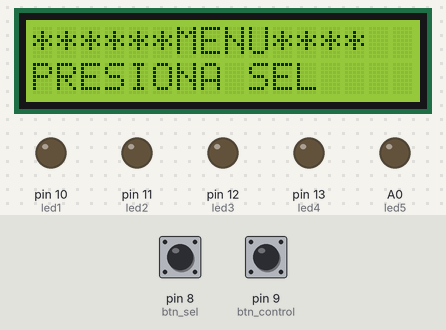
Simulated run of this sketch. Board: Arduino Uno, built with avr-gcc and run on an emulated ATmega328P. On the bench: 16×2 character LCD, output pins drawn as LEDs (lit = HIGH). Dashed ring = blinking. The test bench sets the inputs (shaded band); at power-on: pin 8 (btn_sel) HIGH, pin 9 (btn_control) HIGH.

Above: at 1.7 s.
1.8 s: pin 8 (btn_sel) pulled LOW for 1 s
At 3.7 s:
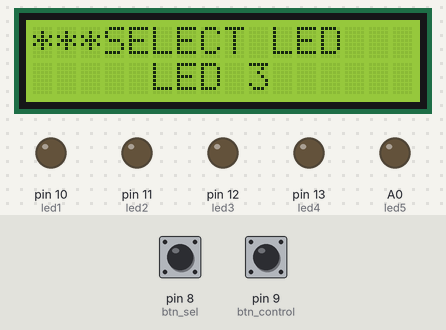
4.3 s: pin 9 (btn_control) pulled LOW for 1 s
At 4.45 s:
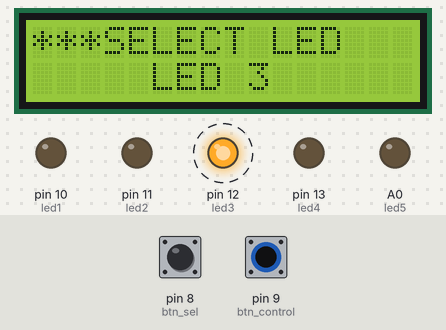
6.8 s: pin 8 (btn_sel) pulled LOW for 0.15 s
At 7.9 s:
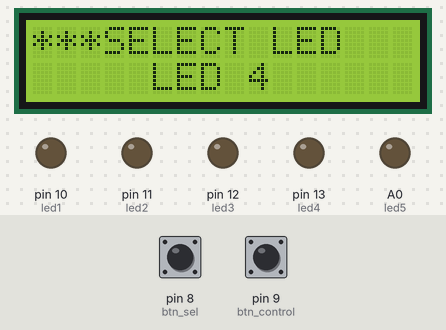
8.4 s: pin 9 (btn_control) pulled LOW for 0.15 s
At 9.1 s:
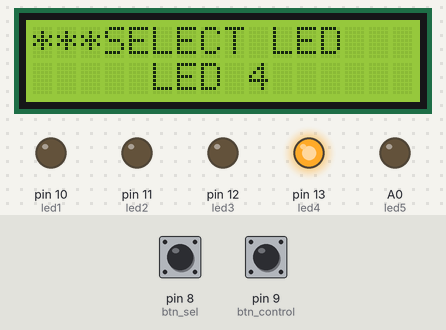
10.0 s: pin 9 (btn_control) pulled LOW for 3.2 s
At 10.45 s:
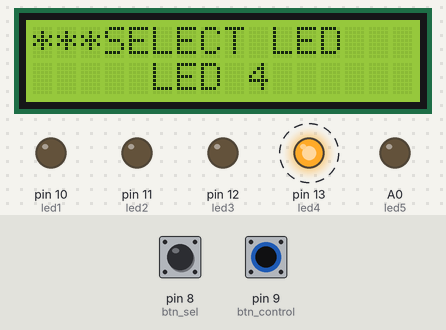
Timing chart, 0 to 14.5 s (numbered marks = the images above; inputs shaded):
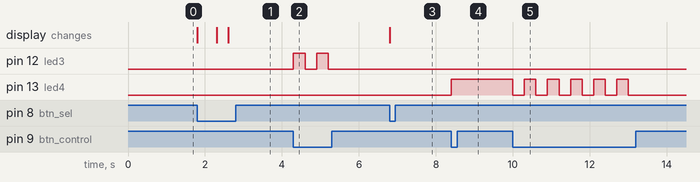

The sketch:

Menu_lcd.ino
```cpp
/*PROGRAMA CONTROLA 5 SALIDAS MEDIANTE UN MENÚ VISUALIZADO EN LA LCD
*/
#include<LiquidCrystal.h>//CARGAR LA LIBRERIA DE LA LCD

const int rs = 7, en = 6, d4 = 5, d5 = 4, d6 = 3, d7 = 2;

//INICIALIZA LA CONFIGURACION DE PINES DE LA LCD CON EL ARDUINO
LiquidCrystal lcd(rs, en, d4, d5, d6, d7);

//DEFINICION DE BOTONES Y LEDS
int btn_sel = 8;
int btn_control = 9;

int led1 = 10;
int led2 = 11;
int led3 = 12;
int led4 = 13;
int led5 = A0;

//PROTOTIPOS DE FUNCIONES
void c_led1();
void c_led2();
void c_led3();
void c_led4();
void c_led5();

void setup()
{
  lcd.begin(16, 2); // INICIA LA LCD

  //DEFINE LOS PINES COMO ENTRADAS Y SALIDAS
  pinMode(btn_sel, INPUT_PULLUP);//DECLARA EL BOTON COMO ENTRADA
  pinMode(btn_control, INPUT_PULLUP);//DECLARA EL BOTON COMO ENTRADA

  //DECLARA LOS PINES DE LED COMO SALIDA
  pinMode(led1, OUTPUT);
  pinMode(led2, OUTPUT);
  pinMode(led3, OUTPUT);
  pinMode(led4, OUTPUT);
  pinMode(led5, OUTPUT);

  lcd.setCursor(0, 0);//POSICIONA EL CURSOR DE LCD EN 0,0
  lcd.print("******MENU****");//IMPRIME "****MENU***"

  lcd.setCursor(0, 1);//POSICIONA EL CURSOR DE LCD EN 1,1
  lcd.print("PRESIONA SEL");//IMPRIME "PRESIONA SELECT"

  delay(500);//ESPERA 500 MILISEGUNDOS
}

void loop()
{
  if (digitalRead(btn_sel) == LOW) //TOMA DE DESICION AL PRESIONAR BOTON SELECCION
  {
    lcd.clear();//LIMPIA LA PANTALLA

    lcd.setCursor(0, 0); //POSICIONA EL CURSOR DE LA LCD EN 0,0
    lcd.print("***SELECT LED");//IMPRIME LA SELECCION LED

    lcd.setCursor(5, 1);//POSICIONA EL CURSOR DE LA LCD EN 0,0
    lcd.print("LED 1");//IMPRIME "LED1"

    delay(500);//ESPERA 500 MILISEGUNDOS

    c_led1();//MANDA LLAMR LA FUNCION C_LED1 (MENU LED 1)
  }
}

//***********INICIO DE MENU LED 1*************
void c_led1()
{
  while (1)
  {
    if (digitalRead(btn_sel) == LOW)//TOMA DE DESICION SI BOTON SELECCION FUE PRESIONADO
    {
      lcd.setCursor(5, 1);//POSICIONA EL CURSOR EN 10,1
      lcd.print("LED 2");//IMPRIME 2

      delay(300);//ESPERA 300 MILISEGUNDOS

      c_led2();//MANDA LLAMR LA FUNCION C_LED1 (MENU LED 1)
    }

    if (digitalRead(btn_control) == LOW)//TOMA DE DESICION SI BOTON CONTROL FUE PRESIONADO
    {
      if (digitalRead(led1) == LOW)//SI LED 1 FUE SELECCIONADO
      {
        digitalWrite(led1,HIGH);//ENCIENDE LED 1
      }
      else //SINO
      {
        digitalWrite(led1,LOW);//APAGA LED1
      }

      delay(300);//ESPERA 300 MILISEGUNDOS
    }
  }
}

//************** LED 2**************
void c_led2() //FUNCION C_LED2
{
  while (1)
  {
    if (digitalRead(btn_sel) == LOW)//SI BOTON SELECCION ES
    {
      lcd.setCursor(5, 1);//POSICIONA CURSOR EN 10,1
      lcd.print("LED 3");//IMPRIME 3

      delay(300);//ESPERA 300 MILISEGUNDOS

      c_led3();//LLAMA LA FUNCION LED 3
    }

    if (digitalRead(btn_control) == LOW) // SI BOTON CONTROL = 0
    {
      if (digitalRead(led2) == LOW)
      {
        digitalWrite(led2,HIGH); //ENCIENDE LED 2
      }
      else //SINO
      {
        digitalWrite(led2,LOW);//APAGA LED2
      }

      delay(300);//ESPERA 300 MILISEGUNDOS
    }
  }
}

//******** LED 3************
void c_led3() //DEFINE FUNCION C_LED3
{
  while (1)
  {
    if (digitalRead(btn_sel) == LOW)// SI BTN_SEL = 0
    {
      lcd.setCursor(5, 1);//POSICIONA EL CURSOR EN 10,1
      lcd.print("LED 4");//IMPRIME LED 4

      delay(300);//ESPERA 300 MILISEGUNDOS

      c_led4();//LLAMA LA FUNCION LED 4
    }

    if (digitalRead(btn_control) == LOW)//SI BOTON CONTROL = 0
    {
      if (digitalRead(led3) == LOW)
      {
        digitalWrite(led3,HIGH); //ENCIENDE LED 3
      }
      else // SI NO
      {
        digitalWrite(led3,LOW); //APAGA LED 3
      }

      delay(300);//ESPERA 300 MILISEGUNDOS
    }
  }
}

//********** LED4**********
void c_led4() //DEFINE FUNCION C_LED4
{
  while (1)
  {
    if (digitalRead(btn_sel) == LOW) //SI BTN_SEL = 0
    {
      lcd.setCursor(5, 1);//POSICIONA EL CURSOR EN 10,1
      lcd.print("LED 5");//IMPRIME 5

      delay(300);//ESPERA 300 MILISEGUNDOS

      c_led5();//LLAMA LA FUNCION LED 5
    }

    if (digitalRead(btn_control) == LOW) //SI BOTON CONTROL = 0
    {
      if (digitalRead(led4) == LOW)
      {
        digitalWrite(led4,HIGH); //ENCIENDE LED 4
      }
      else //SINO
      {
        digitalWrite(led4,LOW); //APAGA LED 4
      }

      delay(300);//ESPERA 300 MILISEGUNDOS
    }
  }
}

//********** LED 5**********
void c_led5()//DEFINE LA FUNCION C_LED5
{
  while (1)
  {
    if (digitalRead(btn_sel) == LOW) //SI BOTON SELECCION = 0
    {
      lcd.setCursor(5, 1);//POSICIONA EL CURSOR 10,1
      lcd.print("LED 1");//IMPRIME 1

      delay(300);//ESPERA 300 MILISEGUNDOS

      c_led1();//LLAMA FUNCION LED1
    }

    if (digitalRead(btn_control) == LOW) //SI BOTON CONTROL = 0
    {
      if (digitalRead(led5) == LOW)
      {
        digitalWrite(led5,HIGH);//ENCIENDE LED 5
      }
      else//SINO
      {
        digitalWrite(led5,LOW);//APAGA LED 5
      }

      delay(300);//ESPERA 300 MILISEGUNDOS
    }
  }
}
```

Measured:
- after the input at 1.8 s, the display: first changes at once (image 1 shows a later state)
- after the input at 4.3 s, pin 12 (led3): alternates HIGH for 0.30 s and LOW for 0.30 s, 4 changes in all, then stays LOW, starting at once
- after the input at 6.8 s, the display: changes at once (image 3)
- after the input at 8.4 s, pin 13 (led4): LOW → HIGH at once
- after the input at 10.0 s, pin 13 (led4): alternates HIGH for 0.30 s and LOW for 0.30 s, 11 changes in all, then stays LOW, starting at once
